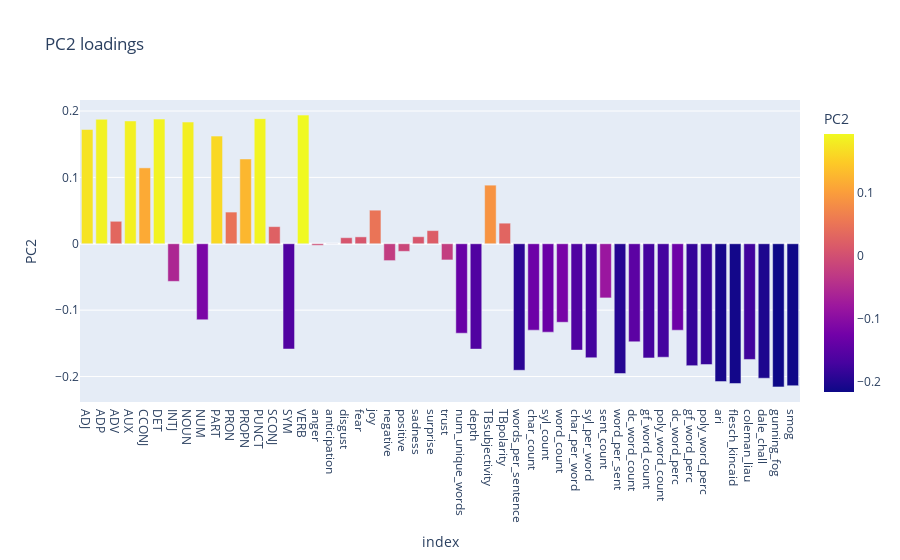

The code cell stored with this chart in its notebook:
### Code cell
fig = px.bar(loadings, 
             x=loadings.index, 
             y='PC2', 
             color='PC2', 
             title = 'PC2 loadings')
fig.show()

### Figure 1 — Plotly figure (JSON) as saved in the notebook; plotly's stock layout.template omitted (floating-point values rounded to 4 significant figures)
{"data": [{"alignmentgroup": "True", "hovertemplate": "index=%{x}<br>PC2=%{marker.color}<extra></extra>", "legendgroup": "", "marker": {"color": [0.1722, 0.1875, 0.03386, 0.1851, 0.1144, 0.1879, -0.05667, 0.1834, -0.1145, 0.1622, 0.04775, 0.1278, 0.1886, 0.02583, -0.1586, 0.1939, -0.00232, 0.0001569, 0.009148, 0.0104, 0.05062, -0.02537, -0.01145, 0.01064, 0.01983, -0.02438, -0.1348, -0.1588, 0.08832, 0.03103, -0.1906, -0.1302, -0.1332, -0.1183, -0.1603, -0.1718, -0.0816, -0.1956, -0.1477, -0.172, -0.171, -0.1303, -0.1836, -0.182, -0.2077, -0.2106, -0.1743, -0.2026, -0.2157, -0.2139], "coloraxis": "coloraxis", "pattern": {"shape": ""}}, "name": "", "offsetgroup": "", "orientation": "v", "showlegend": false, "textposition": "auto", "type": "bar", "x": ["ADJ", "ADP", "ADV", "AUX", "CCONJ", "DET", "INTJ", "NOUN", "NUM", "PART", "PRON", "PROPN", "PUNCT", "SCONJ", "SYM", "VERB", "anger", "anticipation", "disgust", "fear", "joy", "negative", "positive", "sadness", "surprise", "trust", "num_unique_words", "depth", "TBsubjectivity", "TBpolarity", "words_per_sentence", "char_count", "syl_count", "word_count", "char_per_word", "syl_per_word", "sent_count", "word_per_sent", "dc_word_count", "gf_word_count", "poly_word_count", "dc_word_perc", "gf_word_perc", "poly_word_perc", "ari", "flesch_kincaid", "coleman_liau", "dale_chall", "gunning_fog", "smog"], "xaxis": "x", "y": [0.1722, 0.1875, 0.03386, 0.1851, 0.1144, 0.1879, -0.05667, 0.1834, -0.1145, 0.1622, 0.04775, 0.1278, 0.1886, 0.02583, -0.1586, 0.1939, -0.00232, 0.0001569, 0.009148, 0.0104, 0.05062, -0.02537, -0.01145, 0.01064, 0.01983, -0.02438, -0.1348, -0.1588, 0.08832, 0.03103, -0.1906, -0.1302, -0.1332, -0.1183, -0.1603, -0.1718, -0.0816, -0.1956, -0.1477, -0.172, -0.171, -0.1303, -0.1836, -0.182, -0.2077, -0.2106, -0.1743, -0.2026, -0.2157, -0.2139], "yaxis": "y"}], "layout": {"barmode": "relative", "coloraxis": {"colorbar": {"title": {"text": "PC2"}}, "colorscale": [[0, "#0d0887"], [0.1111, "#46039f"], [0.2222, "#7201a8"], [0.3333, "#9c179e"], [0.4444, "#bd3786"], [0.5556, "#d8576b"], [0.6667, "#ed7953"], [0.7778, "#fb9f3a"], [0.8889, "#fdca26"], [1, "#f0f921"]]}, "legend": {"tracegroupgap": 0}, "title": {"text": "PC2 loadings"}, "xaxis": {"anchor": "y", "domain": [0, 1], "title": {"text": "index"}}, "yaxis": {"anchor": "x", "domain": [0, 1], "title": {"text": "PC2"}}}}
